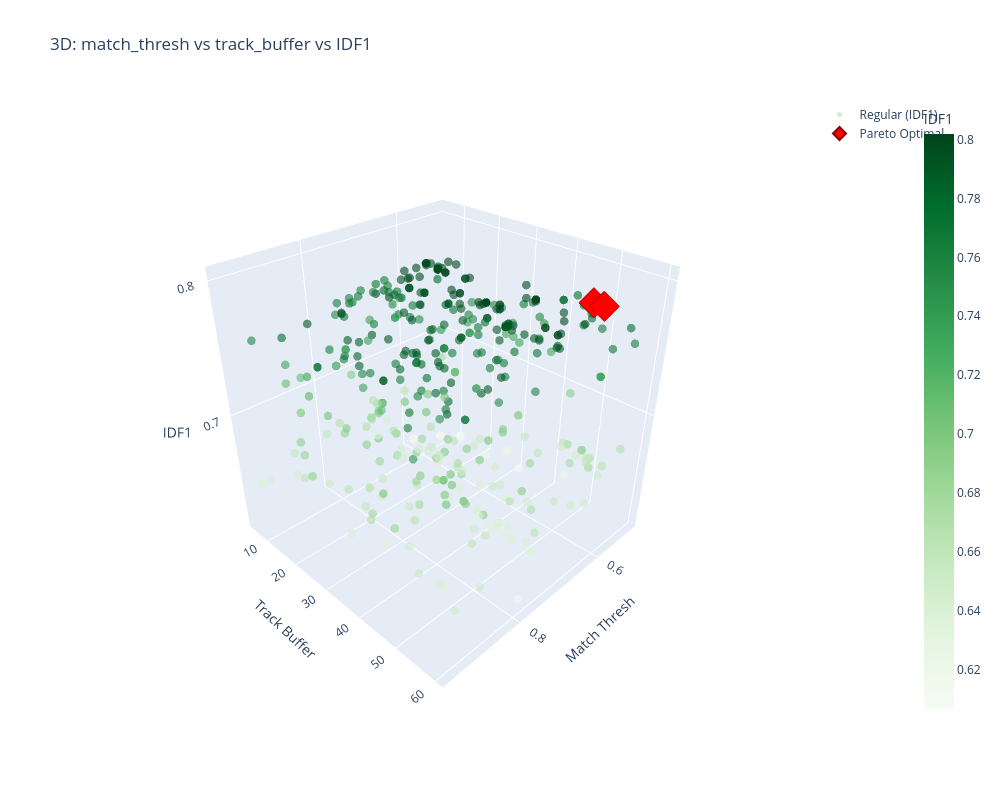

Here is the notebook cell this chart was saved with:
### Code cell
# 3D plot: match_thresh vs track_buffer vs IDF1
fig = go.Figure()

fig.add_trace(go.Scatter3d(
    x=regular['match_thresh'],
    y=regular['track_buffer'],
    z=regular['IDF1'],
    mode='markers',
    name='Regular (IDF1)',
    marker=dict(size=5, color=regular['IDF1'], colorscale='Greens', opacity=0.6, 
                showscale=True, colorbar=dict(x=1.15, title="IDF1")),
    text=[f"Track Thresh: {row['track_thresh']:.2f}<br>Buffer: {row['track_buffer']}<br>Match: {row['match_thresh']:.2f}<br>HOTA: {row['HOTA']:.4f}<br>IDF1: {row['IDF1']:.4f}" 
          for _, row in regular.iterrows()],
    hoverinfo='text'
))

fig.add_trace(go.Scatter3d(
    x=pareto_trials['match_thresh'],
    y=pareto_trials['track_buffer'],
    z=pareto_trials['IDF1'],
    mode='markers',
    name='Pareto Optimal',
    marker=dict(size=10, color='red', symbol='diamond', line=dict(color='darkred', width=2)),
    text=[f"Track Thresh: {row['track_thresh']:.2f}<br>Buffer: {row['track_buffer']}<br>Match: {row['match_thresh']:.2f}<br>HOTA: {row['HOTA']:.4f}<br>IDF1: {row['IDF1']:.4f}" 
          for _, row in pareto_trials.iterrows()],
    hoverinfo='text'
))

fig.update_layout(
    title='3D: match_thresh vs track_buffer vs IDF1',
    scene=dict(xaxis_title='Match Thresh', yaxis_title='Track Buffer', zaxis_title='IDF1',
               camera=dict(eye=dict(x=1.5, y=1.5, z=1.3))),
    width=1000, height=800
)
fig.show()

### Figure 1 — Plotly figure (JSON) as saved in the notebook; plotly's stock layout.template omitted (floating-point values rounded to 4 significant figures; data arrays with more than 128 entries replaced by an {"elided": "..."} marker saying what was removed)
{"data": [{"hoverinfo": "text", "marker": {"color": {"elided": "419 float values"}, "colorbar": {"title": {"text": "IDF1"}, "x": 1.15}, "colorscale": [[0, "rgb(247,252,245)"], [0.125, "rgb(229,245,224)"], [0.25, "rgb(199,233,192)"], [0.375, "rgb(161,217,155)"], [0.5, "rgb(116,196,118)"], [0.625, "rgb(65,171,93)"], [0.75, "rgb(35,139,69)"], [0.875, "rgb(0,109,44)"], [1, "rgb(0,68,27)"]], "opacity": 0.6, "showscale": true, "size": 5}, "mode": "markers", "name": "Regular (IDF1)", "text": {"elided": "419 str values"}, "type": "scatter3d", "x": {"elided": "419 float values"}, "y": {"elided": "419 float values"}, "z": {"elided": "419 float values"}}, {"hoverinfo": "text", "marker": {"color": "red", "line": {"color": "darkred", "width": 2}, "size": 10, "symbol": "diamond"}, "mode": "markers", "name": "Pareto Optimal", "text": ["Track Thresh: 0.69<br>Buffer: 60.0<br>Match: 0.65<br>HOTA: 0.7286<br>IDF1: 0.8033", "Track Thresh: 0.69<br>Buffer: 60.0<br>Match: 0.65<br>HOTA: 0.7286<br>IDF1: 0.8033", "Track Thresh: 0.69<br>Buffer: 58.0<br>Match: 0.65<br>HOTA: 0.7286<br>IDF1: 0.8033"], "type": "scatter3d", "x": [0.6519, 0.6519, 0.6519], "y": [60.0, 60.0, 58.0], "z": [0.8033, 0.8033, 0.8033]}], "layout": {"height": 800, "scene": {"camera": {"eye": {"x": 1.5, "y": 1.5, "z": 1.3}}, "xaxis": {"title": {"text": "Match Thresh"}}, "yaxis": {"title": {"text": "Track Buffer"}}, "zaxis": {"title": {"text": "IDF1"}}}, "title": {"text": "3D: match_thresh vs track_buffer vs IDF1"}, "width": 1000}}
